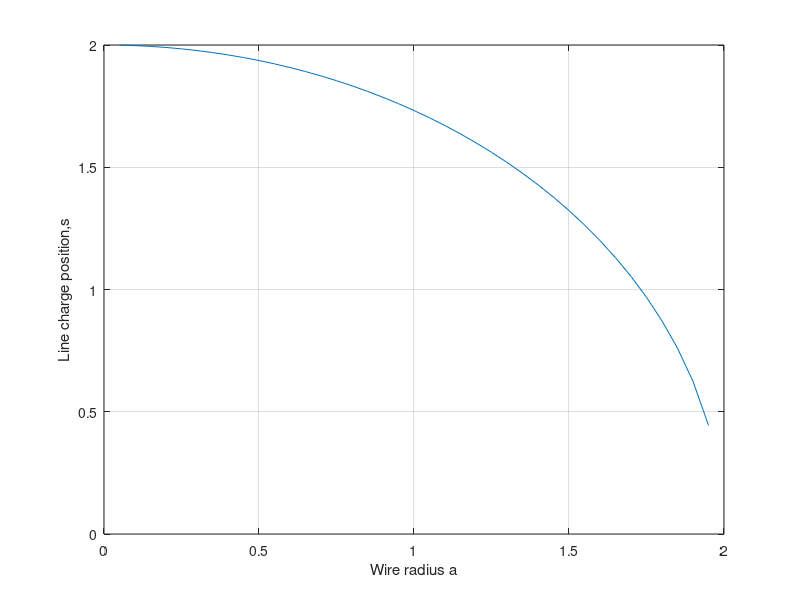

Reproduce this figure in MATLAB.

% Q2.1.6
h = 2; % h is the the distance between the centre of the wire and O 
a = .05:.05:1.95;% a is the radius of the wire
k = h./a + sqrt((h./a).^2-1); % k = r1/r2
s = ((k.^2-1)./k).*(a./2);
% s is the distance between O and the geometry centre of the charge
% distribution
plot(a,s);
xlabel('Wire radius a');
ylabel('Line charge position,s');
grid on;
axis([0 2 0 2]);